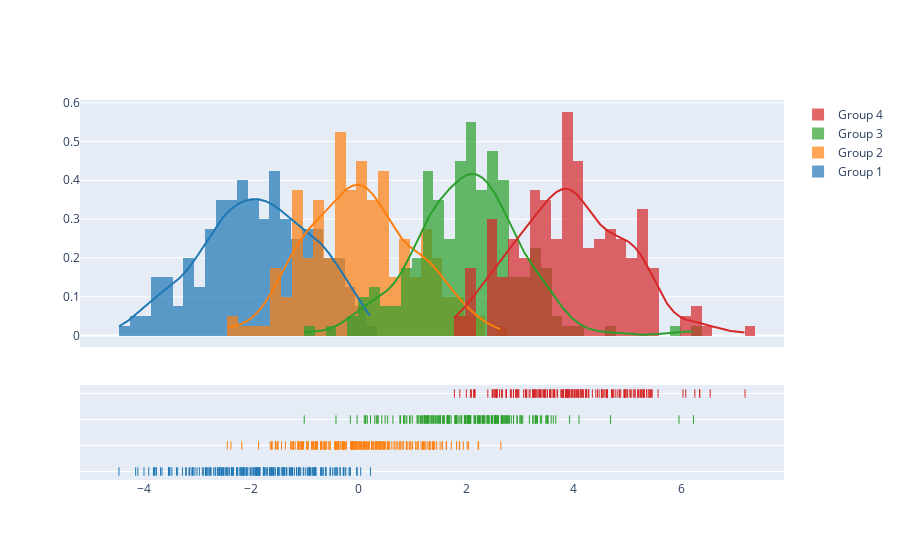

Notebook code cell kept with this figure:
### Code cell
import plotly.figure_factory as ff

# Add histogram data
x1 = np.random.randn(200) - 2
x2 = np.random.randn(200)
x3 = np.random.randn(200) + 2
x4 = np.random.randn(200) + 4

# Group data together
hist_data = [x1, x2, x3, x4]

group_labels = ['Group 1', 'Group 2', 'Group 3', 'Group 4']

# Create distplot with custom bin_size
fig = ff.create_distplot(hist_data, group_labels, bin_size=.2)
fig.show()

### Figure 1 — Plotly figure (JSON) as saved in the notebook; plotly's stock layout.template omitted (floating-point values rounded to 4 significant figures; data arrays with more than 128 entries replaced by an {"elided": "..."} marker saying what was removed)
{"data": [{"autobinx": false, "histnorm": "probability density", "legendgroup": "Group 1", "marker": {"color": "rgb(31, 119, 180)"}, "name": "Group 1", "opacity": 0.7, "type": "histogram", "x": {"elided": "200 float values"}, "xaxis": "x", "xbins": {"end": 0.2201, "size": 0.2, "start": -4.458}, "yaxis": "y"}, {"autobinx": false, "histnorm": "probability density", "legendgroup": "Group 2", "marker": {"color": "rgb(255, 127, 14)"}, "name": "Group 2", "opacity": 0.7, "type": "histogram", "x": {"elided": "200 float values"}, "xaxis": "x", "xbins": {"end": 2.645, "size": 0.2, "start": -2.441}, "yaxis": "y"}, {"autobinx": false, "histnorm": "probability density", "legendgroup": "Group 3", "marker": {"color": "rgb(44, 160, 44)"}, "name": "Group 3", "opacity": 0.7, "type": "histogram", "x": {"elided": "200 float values"}, "xaxis": "x", "xbins": {"end": 6.229, "size": 0.2, "start": -1.012}, "yaxis": "y"}, {"autobinx": false, "histnorm": "probability density", "legendgroup": "Group 4", "marker": {"color": "rgb(214, 39, 40)"}, "name": "Group 4", "opacity": 0.7, "type": "histogram", "x": {"elided": "200 float values"}, "xaxis": "x", "xbins": {"end": 7.188, "size": 0.2, "start": 1.781}, "yaxis": "y"}, {"legendgroup": "Group 1", "marker": {"color": "rgb(31, 119, 180)"}, "mode": "lines", "name": "Group 1", "showlegend": false, "type": "scatter", "x": {"elided": "500 float values"}, "xaxis": "x", "y": {"elided": "500 float values"}, "yaxis": "y"}, {"legendgroup": "Group 2", "marker": {"color": "rgb(255, 127, 14)"}, "mode": "lines", "name": "Group 2", "showlegend": false, "type": "scatter", "x": {"elided": "500 float values"}, "xaxis": "x", "y": {"elided": "500 float values"}, "yaxis": "y"}, {"legendgroup": "Group 3", "marker": {"color": "rgb(44, 160, 44)"}, "mode": "lines", "name": "Group 3", "showlegend": false, "type": "scatter", "x": {"elided": "500 float values"}, "xaxis": "x", "y": {"elided": "500 float values"}, "yaxis": "y"}, {"legendgroup": "Group 4", "marker": {"color": "rgb(214, 39, 40)"}, "mode": "lines", "name": "Group 4", "showlegend": false, "type": "scatter", "x": {"elided": "500 float values"}, "xaxis": "x", "y": {"elided": "500 float values"}, "yaxis": "y"}, {"legendgroup": "Group 1", "marker": {"color": "rgb(31, 119, 180)", "symbol": "line-ns-open"}, "mode": "markers", "name": "Group 1", "showlegend": false, "type": "scatter", "x": {"elided": "200 float values"}, "xaxis": "x", "y": {"elided": "200 str values"}, "yaxis": "y2"}, {"legendgroup": "Group 2", "marker": {"color": "rgb(255, 127, 14)", "symbol": "line-ns-open"}, "mode": "markers", "name": "Group 2", "showlegend": false, "type": "scatter", "x": {"elided": "200 float values"}, "xaxis": "x", "y": {"elided": "200 str values"}, "yaxis": "y2"}, {"legendgroup": "Group 3", "marker": {"color": "rgb(44, 160, 44)", "symbol": "line-ns-open"}, "mode": "markers", "name": "Group 3", "showlegend": false, "type": "scatter", "x": {"elided": "200 float values"}, "xaxis": "x", "y": {"elided": "200 str values"}, "yaxis": "y2"}, {"legendgroup": "Group 4", "marker": {"color": "rgb(214, 39, 40)", "symbol": "line-ns-open"}, "mode": "markers", "name": "Group 4", "showlegend": false, "type": "scatter", "x": {"elided": "200 float values"}, "xaxis": "x", "y": {"elided": "200 str values"}, "yaxis": "y2"}], "layout": {"barmode": "overlay", "hovermode": "closest", "legend": {"traceorder": "reversed"}, "xaxis": {"anchor": "y2", "domain": [0.0, 1.0], "zeroline": false}, "yaxis": {"anchor": "free", "domain": [0.35, 1], "position": 0.0}, "yaxis2": {"anchor": "x", "domain": [0, 0.25], "dtick": 1, "showticklabels": false}}}
